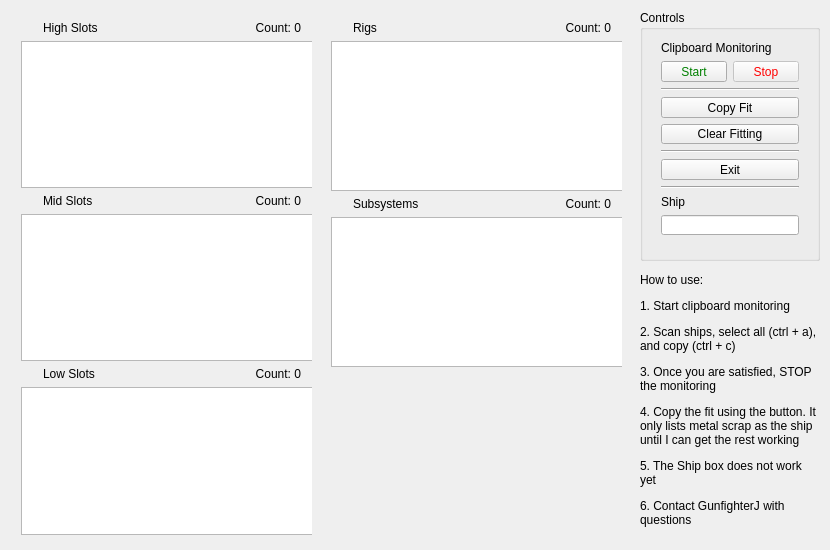
<?xml version="1.0" encoding="UTF-8"?>
<ui version="4.0">
 <class>MainWindow</class>
 <widget class="QMainWindow" name="MainWindow">
  <property name="geometry">
   <rect>
    <x>0</x>
    <y>0</y>
    <width>830</width>
    <height>550</height>
   </rect>
  </property>
  <property name="minimumSize">
   <size>
    <width>830</width>
    <height>550</height>
   </size>
  </property>
  <property name="maximumSize">
   <size>
    <width>830</width>
    <height>550</height>
   </size>
  </property>
  <property name="windowTitle">
   <string>FitScan</string>
  </property>
  <widget class="QWidget" name="centralWidget">
   <widget class="QGroupBox" name="groupBox">
    <property name="geometry">
     <rect>
      <x>640</x>
      <y>10</y>
      <width>180</width>
      <height>251</height>
     </rect>
    </property>
    <property name="minimumSize">
     <size>
      <width>180</width>
      <height>0</height>
     </size>
    </property>
    <property name="maximumSize">
     <size>
      <width>16777215</width>
      <height>16777215</height>
     </size>
    </property>
    <property name="title">
     <string>Controls</string>
    </property>
    <widget class="QWidget" name="verticalLayoutWidget">
     <property name="geometry">
      <rect>
       <x>10</x>
       <y>20</y>
       <width>160</width>
       <height>217</height>
      </rect>
     </property>
     <layout class="QVBoxLayout" name="verticalLayout">
      <item>
       <widget class="QLabel" name="label_clipboard">
        <property name="text">
         <string>Clipboard Monitoring</string>
        </property>
        <property name="margin">
         <number>5</number>
        </property>
       </widget>
      </item>
      <item>
       <layout class="QGridLayout" name="gridLayout_2">
        <item row="0" column="0">
         <widget class="QPushButton" name="pushButton_start">
          <property name="styleSheet">
           <string notr="true">color: green</string>
          </property>
          <property name="text">
           <string>Start</string>
          </property>
         </widget>
        </item>
        <item row="0" column="1">
         <widget class="QPushButton" name="pushButton_stop">
          <property name="enabled">
           <bool>false</bool>
          </property>
          <property name="styleSheet">
           <string notr="true">color: red</string>
          </property>
          <property name="text">
           <string>Stop</string>
          </property>
         </widget>
        </item>
       </layout>
      </item>
      <item>
       <widget class="Line" name="line_2">
        <property name="orientation">
         <enum>Qt::Horizontal</enum>
        </property>
       </widget>
      </item>
      <item>
       <widget class="QPushButton" name="pushButton_copy">
        <property name="text">
         <string>Copy Fit</string>
        </property>
        <property name="icon">
         <iconset>
          <normaloff>clipboard_icon.png</normaloff>clipboard_icon.png</iconset>
        </property>
       </widget>
      </item>
      <item>
       <widget class="QPushButton" name="pushButton_clear">
        <property name="text">
         <string>Clear Fitting</string>
        </property>
        <property name="icon">
         <iconset>
          <normaloff>delete_icon.png</normaloff>delete_icon.png</iconset>
        </property>
       </widget>
      </item>
      <item>
       <widget class="Line" name="line">
        <property name="orientation">
         <enum>Qt::Horizontal</enum>
        </property>
       </widget>
      </item>
      <item>
       <widget class="QPushButton" name="pushButton_exit">
        <property name="text">
         <string>Exit</string>
        </property>
       </widget>
      </item>
      <item>
       <widget class="Line" name="line_3">
        <property name="orientation">
         <enum>Qt::Horizontal</enum>
        </property>
       </widget>
      </item>
      <item>
       <widget class="QLabel" name="label">
        <property name="text">
         <string>Ship</string>
        </property>
       </widget>
      </item>
      <item>
       <widget class="QLineEdit" name="lineEdit_ship"/>
      </item>
     </layout>
    </widget>
   </widget>
   <widget class="QWidget" name="verticalLayoutWidget_2">
    <property name="geometry">
     <rect>
      <x>10</x>
      <y>10</y>
      <width>302</width>
      <height>573</height>
     </rect>
    </property>
    <layout class="QVBoxLayout" name="verticalLayout_2">
     <item>
      <layout class="QHBoxLayout" name="horizontalLayout">
       <item>
        <widget class="QLabel" name="label_highslot_icon">
         <property name="maximumSize">
          <size>
           <width>16</width>
           <height>16777215</height>
          </size>
         </property>
         <property name="text">
          <string/>
         </property>
        </widget>
       </item>
       <item>
        <widget class="QLabel" name="label_highslots">
         <property name="text">
          <string>High Slots</string>
         </property>
        </widget>
       </item>
       <item>
        <widget class="QLabel" name="label_highslot_count">
         <property name="text">
          <string>Count: 0</string>
         </property>
         <property name="alignment">
          <set>Qt::AlignRight|Qt::AlignTrailing|Qt::AlignVCenter</set>
         </property>
        </widget>
       </item>
      </layout>
     </item>
     <item>
      <widget class="QListWidget" name="listWidget_highslots">
       <property name="minimumSize">
        <size>
         <width>300</width>
         <height>0</height>
        </size>
       </property>
       <property name="maximumSize">
        <size>
         <width>300</width>
         <height>150</height>
        </size>
       </property>
       <property name="selectionMode">
        <enum>QAbstractItemView::MultiSelection</enum>
       </property>
      </widget>
     </item>
     <item>
      <layout class="QHBoxLayout" name="horizontalLayout_2">
       <item>
        <widget class="QLabel" name="label_midslot_icon">
         <property name="maximumSize">
          <size>
           <width>16</width>
           <height>16777215</height>
          </size>
         </property>
         <property name="text">
          <string/>
         </property>
        </widget>
       </item>
       <item>
        <widget class="QLabel" name="label_midslots">
         <property name="text">
          <string>Mid Slots</string>
         </property>
        </widget>
       </item>
       <item>
        <widget class="QLabel" name="label_midslot_count">
         <property name="text">
          <string>Count: 0</string>
         </property>
         <property name="alignment">
          <set>Qt::AlignRight|Qt::AlignTrailing|Qt::AlignVCenter</set>
         </property>
        </widget>
       </item>
      </layout>
     </item>
     <item>
      <widget class="QListWidget" name="listWidget_midslots">
       <property name="minimumSize">
        <size>
         <width>300</width>
         <height>0</height>
        </size>
       </property>
       <property name="maximumSize">
        <size>
         <width>300</width>
         <height>150</height>
        </size>
       </property>
       <property name="selectionMode">
        <enum>QAbstractItemView::MultiSelection</enum>
       </property>
      </widget>
     </item>
     <item>
      <layout class="QHBoxLayout" name="horizontalLayout_3">
       <item>
        <widget class="QLabel" name="label_lowslot_icon">
         <property name="maximumSize">
          <size>
           <width>16</width>
           <height>16777215</height>
          </size>
         </property>
         <property name="text">
          <string/>
         </property>
        </widget>
       </item>
       <item>
        <widget class="QLabel" name="label_lowslots">
         <property name="text">
          <string>Low Slots</string>
         </property>
        </widget>
       </item>
       <item>
        <widget class="QLabel" name="label_lowslot_count">
         <property name="text">
          <string>Count: 0</string>
         </property>
         <property name="alignment">
          <set>Qt::AlignRight|Qt::AlignTrailing|Qt::AlignVCenter</set>
         </property>
        </widget>
       </item>
      </layout>
     </item>
     <item>
      <widget class="QListWidget" name="listWidget_lowslots">
       <property name="minimumSize">
        <size>
         <width>300</width>
         <height>0</height>
        </size>
       </property>
       <property name="maximumSize">
        <size>
         <width>300</width>
         <height>150</height>
        </size>
       </property>
       <property name="selectionMode">
        <enum>QAbstractItemView::MultiSelection</enum>
       </property>
      </widget>
     </item>
     <item>
      <spacer name="verticalSpacer">
       <property name="orientation">
        <enum>Qt::Vertical</enum>
       </property>
       <property name="sizeHint" stdset="0">
        <size>
         <width>20</width>
         <height>40</height>
        </size>
       </property>
      </spacer>
     </item>
    </layout>
   </widget>
   <widget class="QWidget" name="verticalLayoutWidget_3">
    <property name="geometry">
     <rect>
      <x>320</x>
      <y>10</y>
      <width>302</width>
      <height>571</height>
     </rect>
    </property>
    <layout class="QVBoxLayout" name="verticalLayout_3">
     <item>
      <layout class="QHBoxLayout" name="horizontalLayout_4">
       <item>
        <widget class="QLabel" name="label_rig_icon">
         <property name="maximumSize">
          <size>
           <width>16</width>
           <height>16777215</height>
          </size>
         </property>
         <property name="text">
          <string/>
         </property>
        </widget>
       </item>
       <item>
        <widget class="QLabel" name="label_rigs">
         <property name="text">
          <string>Rigs</string>
         </property>
        </widget>
       </item>
       <item>
        <widget class="QLabel" name="label_rig_count">
         <property name="text">
          <string>Count: 0</string>
         </property>
         <property name="alignment">
          <set>Qt::AlignRight|Qt::AlignTrailing|Qt::AlignVCenter</set>
         </property>
        </widget>
       </item>
      </layout>
     </item>
     <item>
      <widget class="QListWidget" name="listWidget_rigs">
       <property name="minimumSize">
        <size>
         <width>300</width>
         <height>0</height>
        </size>
       </property>
       <property name="maximumSize">
        <size>
         <width>300</width>
         <height>150</height>
        </size>
       </property>
       <property name="selectionMode">
        <enum>QAbstractItemView::MultiSelection</enum>
       </property>
      </widget>
     </item>
     <item>
      <layout class="QHBoxLayout" name="horizontalLayout_5">
       <item>
        <widget class="QLabel" name="label_subsystem_icon">
         <property name="maximumSize">
          <size>
           <width>16</width>
           <height>16777215</height>
          </size>
         </property>
         <property name="text">
          <string/>
         </property>
        </widget>
       </item>
       <item>
        <widget class="QLabel" name="label_subsystems">
         <property name="text">
          <string>Subsystems</string>
         </property>
        </widget>
       </item>
       <item>
        <widget class="QLabel" name="label_subsystem_count">
         <property name="text">
          <string>Count: 0</string>
         </property>
         <property name="alignment">
          <set>Qt::AlignRight|Qt::AlignTrailing|Qt::AlignVCenter</set>
         </property>
        </widget>
       </item>
      </layout>
     </item>
     <item>
      <widget class="QListWidget" name="listWidget_subsystems">
       <property name="minimumSize">
        <size>
         <width>300</width>
         <height>0</height>
        </size>
       </property>
       <property name="maximumSize">
        <size>
         <width>300</width>
         <height>150</height>
        </size>
       </property>
       <property name="selectionMode">
        <enum>QAbstractItemView::MultiSelection</enum>
       </property>
      </widget>
     </item>
     <item>
      <spacer name="verticalSpacer_2">
       <property name="orientation">
        <enum>Qt::Vertical</enum>
       </property>
       <property name="sizeHint" stdset="0">
        <size>
         <width>20</width>
         <height>40</height>
        </size>
       </property>
      </spacer>
     </item>
    </layout>
   </widget>
   <widget class="QLabel" name="label_2">
    <property name="geometry">
     <rect>
      <x>640</x>
      <y>270</y>
      <width>181</width>
      <height>261</height>
     </rect>
    </property>
    <property name="text">
     <string>&lt;html&gt;&lt;head/&gt;&lt;body&gt;&lt;p&gt;How to use:&lt;/p&gt;&lt;p&gt;1. Start clipboard monitoring&lt;/p&gt;&lt;p&gt;2. Scan ships, select all (ctrl + a), and copy (ctrl + c)&lt;/p&gt;&lt;p&gt;3. Once you are satisfied, STOP the monitoring&lt;/p&gt;&lt;p&gt;4. Copy the fit using the button. It only lists metal scrap as the ship until I can get the rest working&lt;/p&gt;&lt;p&gt;5. The Ship box does not work yet&lt;/p&gt;&lt;p&gt;6. Contact GunfighterJ with questions&lt;/p&gt;&lt;/body&gt;&lt;/html&gt;</string>
    </property>
    <property name="wordWrap">
     <bool>true</bool>
    </property>
   </widget>
  </widget>
 </widget>
 <layoutdefault spacing="6" margin="11"/>
 <resources/>
 <connections/>
</ui>
